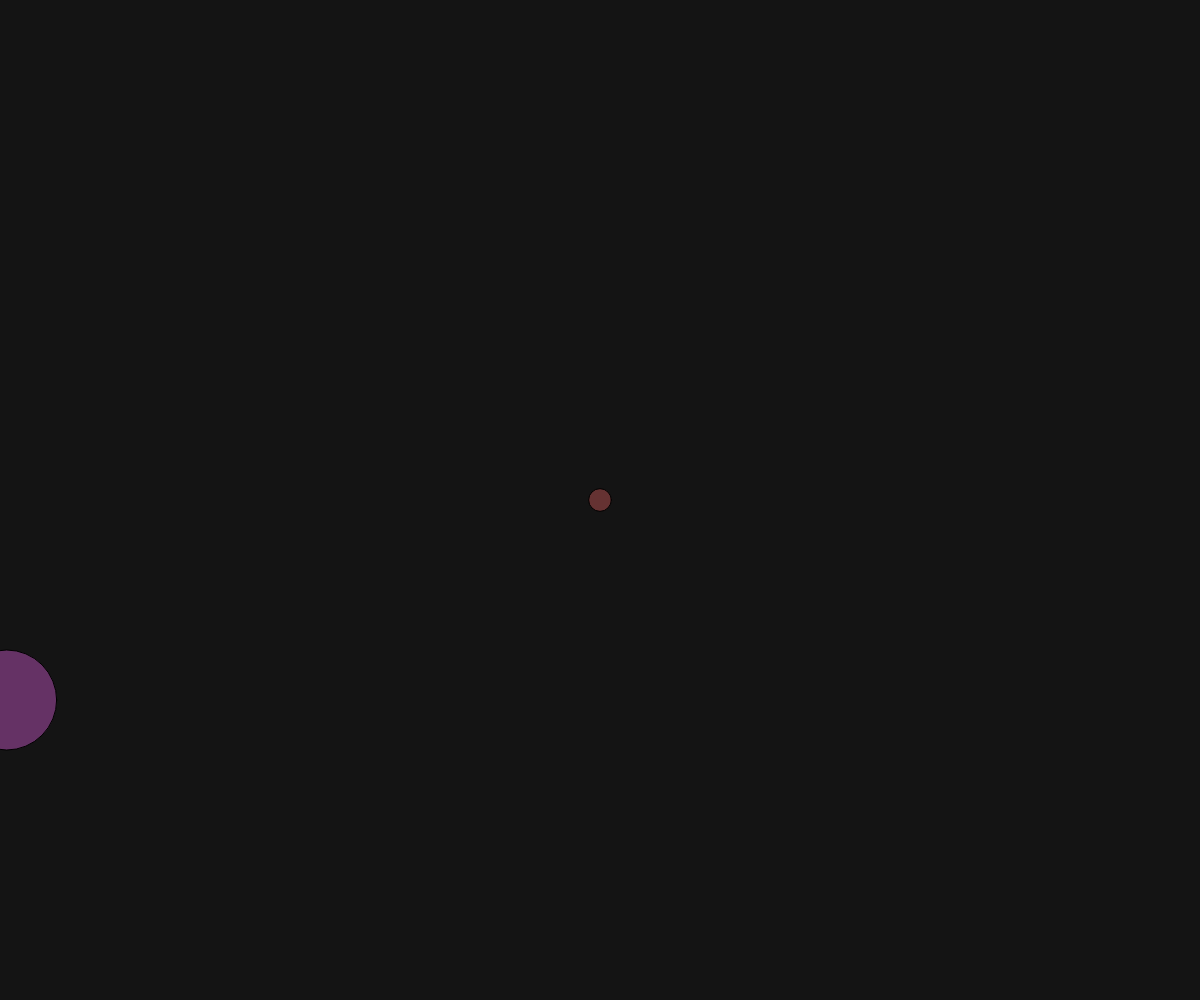
Frame 1 (no input)
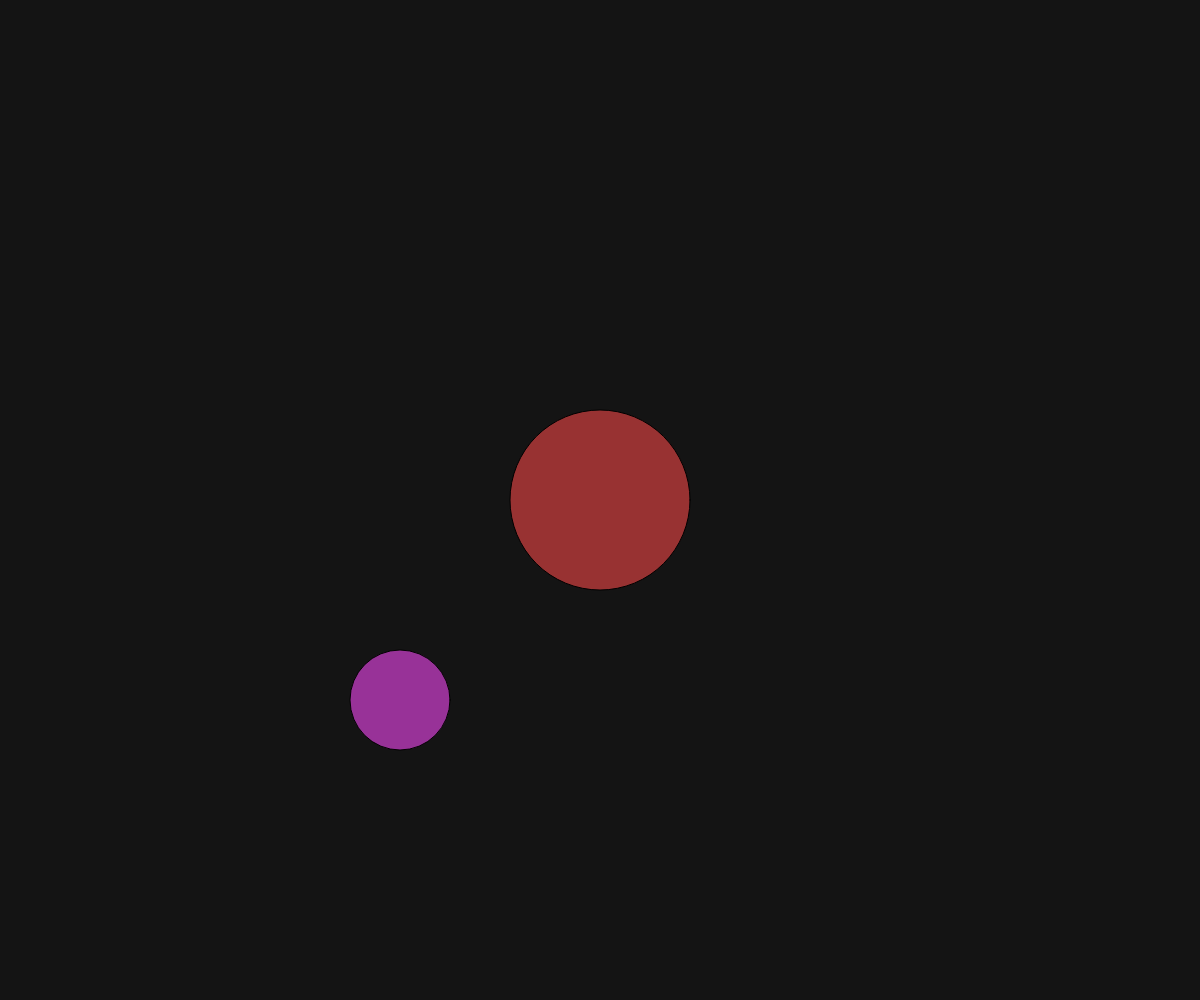
Frame 60 (no input)
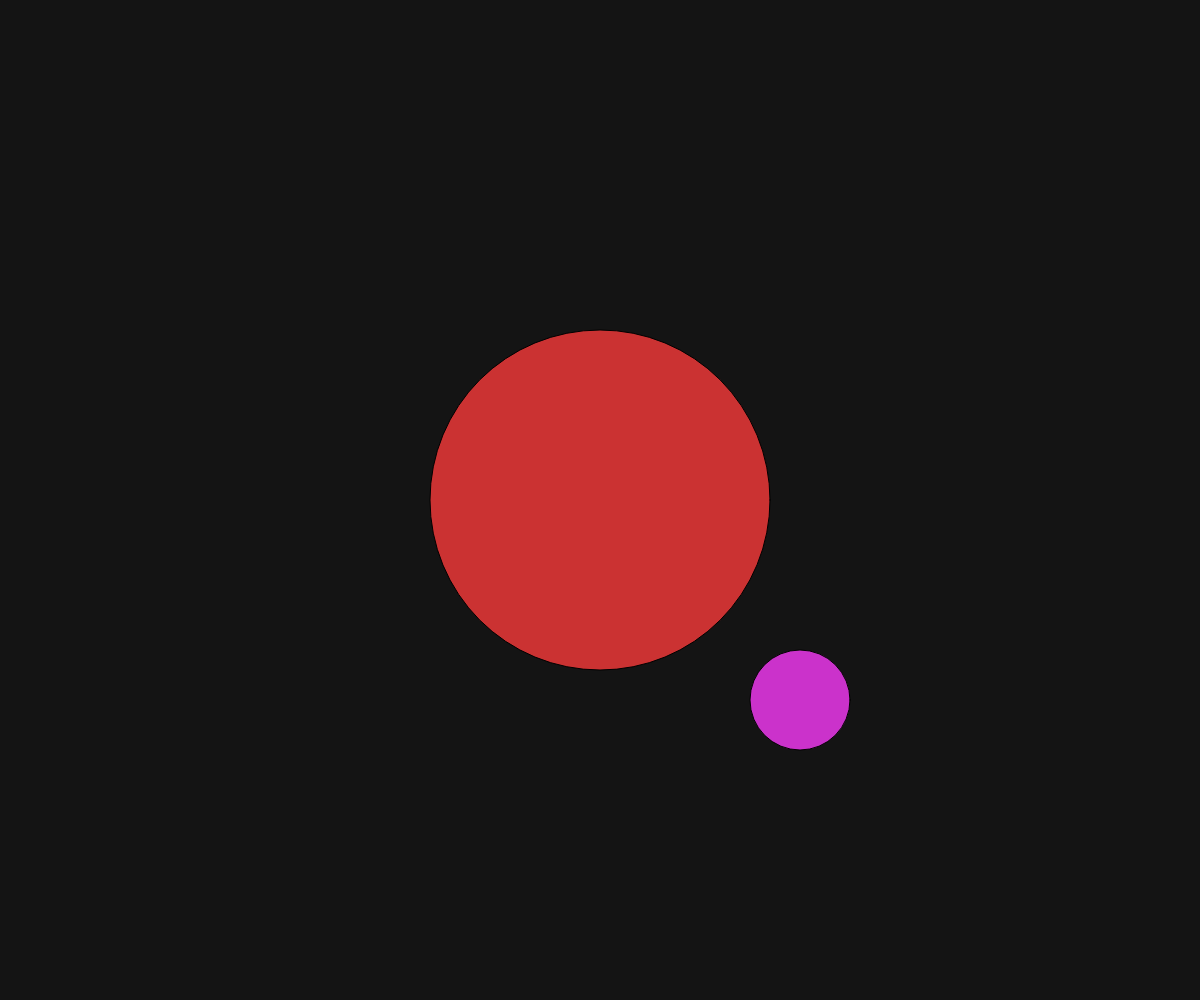
Frame 120 (the mouse pressed at the canvas centre since frame 60)

The p5.js sketch that drew these frames (run headless with seeded random() and noise() and a simulated clock; from frame 60 on, the mouse is pressed at the canvas centre):

// p5.js sketch
// ── sketch.js
function setup() {
  createCanvas(windowWidth, windowHeight);
}

function draw() {
  background(20);

  // period of our drawing
  let P = 3000;
  let counter = millis() % P;

  // variables that wrap around periodically
  let md = map(counter, 0, P, 20, 500);
  let mr = map(counter, 0, P, 100, 255);
  let mx = map(counter, 0, P, 0, width);

  fill(mr, 50, 50);
  ellipse(width / 2, height / 2, md);

  fill(mr, 50, mr);
  ellipse(mx, 0.7 * height, 100);
}
